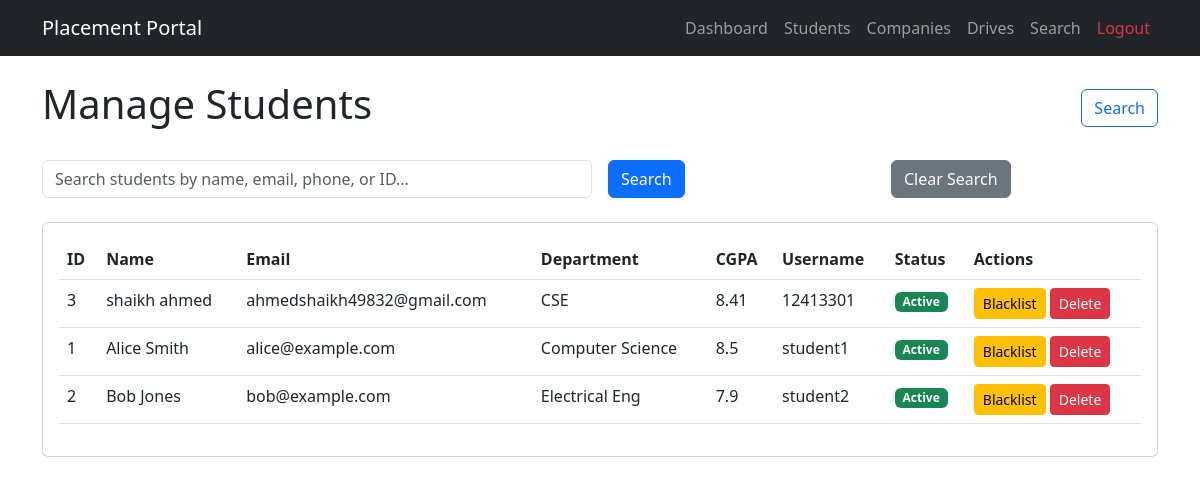
/admin/students (signed in), run on the app's committed database.
### tables this page shows
CREATE TABLE students (
            id          INTEGER PRIMARY KEY AUTOINCREMENT,
            user_id     INTEGER UNIQUE NOT NULL,
            full_name   TEXT    NOT NULL,
            email       TEXT    UNIQUE NOT NULL,
            phone       TEXT,
            department  TEXT,
            cgpa        REAL    DEFAULT 0.0,
            resume_path TEXT,
            created_at  TEXT    DEFAULT CURRENT_TIMESTAMP,
            FOREIGN KEY (user_id) REFERENCES users(id) ON DELETE CASCADE
        );

CREATE TABLE users (
            id         INTEGER PRIMARY KEY AUTOINCREMENT,
            username   TEXT    UNIQUE NOT NULL,
            password   TEXT    NOT NULL,
            role       TEXT    NOT NULL CHECK(role IN ('admin', 'company', 'student')),
            is_active  INTEGER NOT NULL DEFAULT 1
        );

### admin.py (the view)
@admin_bp.route('/students')
@admin_required
def students():
    conn = get_db()
    students = conn.execute(
        "SELECT s.*, u.username, u.is_active "
        "FROM students s "
        "JOIN users u ON s.user_id = u.id "
        "ORDER BY s.created_at DESC"
    ).fetchall()
    conn.close()
    return render_template('admin/students.html', students=students)

### admin.py (called while the page is built)
def admin_required(f):
    @wraps(f)
    def decorated_function(*args, **kwargs):
        if not current_user.is_authenticated or current_user.role != 'admin':
            flash('Access denied. Admin privileges required.', 'error')
            return redirect(url_for('auth.login'))
        return f(*args, **kwargs)
    return decorated_function

### helpers.py (called while the page is built)
def get_db():
    conn = sqlite3.connect(DATABASE)
    conn.row_factory = sqlite3.Row   # access columns by name: row['full_name']
    conn.execute("PRAGMA foreign_keys = ON")
    return conn

def load_user(user_id):
    from models import get_user_by_id
    return get_user_by_id(user_id)

### models.py (called while the page is built)
def get_user_by_id(user_id):
    conn = sqlite3.connect(DATABASE)
    conn.row_factory = sqlite3.Row
    cursor = conn.cursor()
    user = cursor.execute(
        "SELECT * FROM users WHERE id = ?",
        (user_id,)
    ).fetchone()
    conn.close()
    if user:
        return User(user['id'], user['username'], user['role'], user['is_active'])
    return None

    @property
    def is_active(self):
        return self._active == 1

### templates/admin/students.html (shortened to what this page needs)
{% extends "base.html" %}
{% block content %}
<div class="d-flex justify-content-between align-items-center mb-4">
    <h1>Manage Students</h1>
    <a href="{{ url_for('admin.search') }}" class="btn btn-outline-primary">
         Search
    </a>
</div>
<form method="GET" action="{{ url_for('admin.search') }}" class="row g-3 mb-4">
    <div class="col-md-6">
        <input type="text" name="q" class="form-control" placeholder="Search students by name, email, phone, or ID...">
    </div>
    <div class="col-md-3">
        <button type="submit" class="btn btn-primary">Search</button>
    </div>
    <div class="col-md-3">
        <a href="{{ url_for('admin.students') }}" class="btn btn-secondary">Clear Search</a>
    </div>
</form>
<div class="card">
    <div class="card-body">
        <div class="table-responsive">
            <table class="table table-hover">
                <thead>
                    <tr>
                        <th>ID</th>
                        <th>Name</th>
                        <th>Email</th>
                        <th>Department</th>
                        <th>CGPA</th>
                        <th>Username</th>
                        <th>Status</th>
                        <th>Actions</th>
                    </tr>
                </thead>
                <tbody>
                    {% for student in students %}
                    <tr>
                        <td>{{ student.id }}</td>
                        <td>{{ student.full_name }}</td>
                        <td>{{ student.email }}</td>
                        <td>{{ student.department }}</td>
                        <td>{{ student.cgpa }}</td>
                        <td>{{ student.username }}</td>
                        <td>
                            {% if student.is_active == 1 %}
                                <span class="badge bg-success">Active</span>
                            {% else %}
                                <span class="badge bg-danger">Blacklisted</span>
                            {% endif %}
                        </td>
                        <td>
                            {% if student.is_active == 1 %}
                                <form method="POST" action="{{ url_for('admin.blacklist_student', id=student.id) }}" class="d-inline"
                                      onsubmit="return confirm('Are you sure you want to blacklist this student?')">
                                    <button type="submit" class="btn btn-warning btn-sm">Blacklist</button>
                                </form>
                            {% else %}
                                <form method="POST" action="{{ url_for('admin.activate_student', id=student.id) }}" class="d-inline">
                                    <button type="submit" class="btn btn-success btn-sm">Activate</button>
                                </form>
                            {% endif %}
                            <form method="POST" action="{{ url_for('admin.delete_student', id=student.id) }}" class="d-inline"
                                  onsubmit="return confirm('Are you sure you want to delete this student? This action cannot be undone.')">
                                <button type="submit" class="btn btn-danger btn-sm">Delete</button>
                            </form>
                        </td>
                    </tr>
                    {% endfor %}
                </tbody>
            </table>
        </div>
    </div>
</div>
{% endblock %}

### data on the page
students: id "3", full_name "shaikh ahmed", email "ahmedshaikh49832@gmail.com", department "CSE", cgpa "8.41", username "12413301"
students: id "1", full_name "Alice Smith", email "alice@example.com", department "Computer Science", cgpa "8.5", username "student1"
students: id "2", full_name "Bob Jones", email "bob@example.com", department "Electrical Eng", cgpa "7.9", username "student2"
